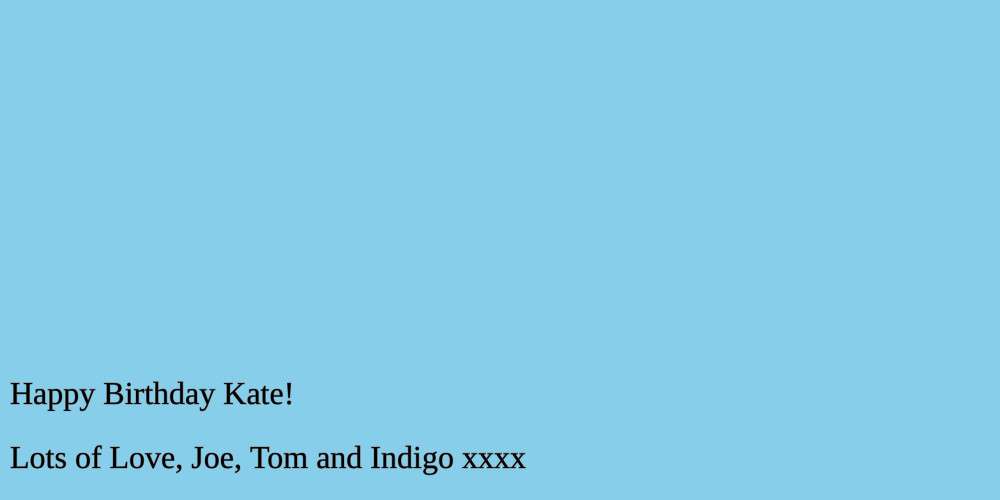
Frame 1 (no input)
Frame 60 (no input): identical to frame 1, image omitted
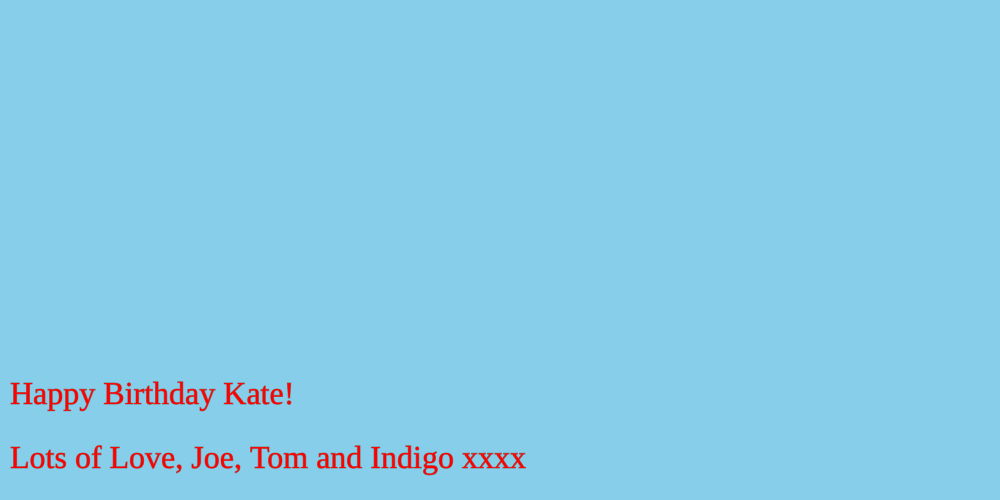
Frame 120 (the mouse pressed at the canvas centre since frame 60)

The p5.js sketch that drew these frames (run headless with seeded random() and noise() and a simulated clock; from frame 60 on, the mouse is pressed at the canvas centre):

// p5.js sketch
// ── sketch.js
const WIDTH = 1000
const HEIGHT = 500
const FRAME_RATE = 30
const FRAME_TIME = 1.0 / FRAME_RATE
const TEXT_SIZE = 32
let colours
let rainbowBoard;
let scaleX
let scaleY

function setup() {
  createCanvas(WIDTH, HEIGHT);
  frameRate(FRAME_RATE); // Attempt to refresh at starting FPS

  colours = ['grey', 'red', 'orange', 'yellow', 'green', 'blue', 'indigo', 'violet'].map(x => color(x))

  rainbowBoard = new RainbowBoard(colours.length);

  scaleX = WIDTH / rainbowBoard.cols
  scaleY = HEIGHT / rainbowBoard.rows

  textSize(TEXT_SIZE)
  textFont('Georgia');
}

function draw() {
  background('skyblue')
  stroke('grey')
  
  rainbowBoard.animate(FRAME_TIME);

  rainbowBoard.tiles
    .filter(tile => tile.state > 0)
    .forEach(tile => {
      fill(colours[tile.state])
      rect(tile.x * scaleX, tile.y * scaleY, scaleX, scaleY)
    })

  text('Happy Birthday Kate!', 10, HEIGHT - (3 * TEXT_SIZE))
  text('Lots of Love, Joe, Tom and Indigo xxxx', 10, HEIGHT - TEXT_SIZE)
}

function mousePressed() {
  rainbowBoard.addWave(mouseX / scaleX, mouseY / scaleY)
  // prevent default
  return false;
}

function touchStarted() {
  waveX = Math.floor(mouseX / scaleX)
  waveY = Math.floor(mouseY / scaleY)
  rainbowBoard.addWave(waveX, waveY)
  // prevent default
  return false;
}
// ── main.js
const DEFAULT_STATE = 0
const ROWS = 60
const COLS = 120
const WAVE_SPEED = 1

class Tile {
    constructor(x, y) {
        this.x = x
        this.y = y
        this.state = DEFAULT_STATE
    }

    animate(waves) {
        this.state = 0

        waves.forEach(wave => {
            const distance = Math.sqrt(Math.pow(this.x - wave.x, 2) + Math.pow(this.y - wave.y, 2))

            if (Math.round(distance) == Math.round(wave.radius)) {
                this.state = wave.state
            }
        })
    }
}

class Wave {
    constructor(x, y, state) {
        this.x = x
        this.y = y
        this.radius = 0
        this.state = state
    }

    animate() {
        this.radius += WAVE_SPEED
    }

    stillAlive() {
        return (this.radius < ROWS)
    }
}

class RainbowBoard {
    constructor(numberOfStates) {
        this.rows = ROWS
        this.cols = COLS
        this.tiles = new Array()
        this.numberOfStates = numberOfStates
        this.waves = new Array()
        this.nextState = 0

        for (let x=0; x<this.cols; x++) {
            for (let y=0; y<this.rows; y++) {
                const tile = new Tile(x, y)
                this.tiles.push(tile)
            }
        }
    }

    addWave(x, y) {
        const waveState = this.nextState + 1
        this.nextState += 1
        this.nextState %= (this.numberOfStates - 1)
        this.waves.push(new Wave(x, y, waveState))
    }

    animate(frameTime) {
        this.waves.forEach(wave => wave.animate())
        this.waves = this.waves.filter(w => w.stillAlive())

        this.tiles.forEach(tile => tile.animate(this.waves))
    }
}
